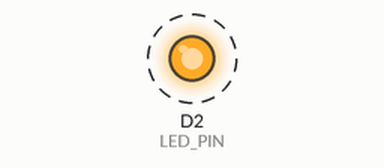
This sketch was run on a simulated ESP8266 (NodeMCU). Parts: output pins drawn as LEDs (lit = HIGH). Dashed ring = blinking.

Above: at 0.2 s.
Timing chart, 0 to 3.0 s (numbered marks = the images above):
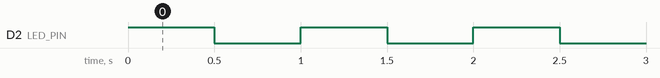

The sketch:

nabijecka_test.ino
```cpp
#include <Arduino.h>

#define LED_PIN D2

void setup() {
  pinMode(LED_PIN, OUTPUT);
}

void loop() {
  digitalWrite(LED_PIN, HIGH);
  delay(500);
  digitalWrite(LED_PIN, LOW);
  delay(500);
}
```

Measured:
- by itself, D2 (LED_PIN): alternates HIGH for 0.50 s and LOW for 0.50 s
